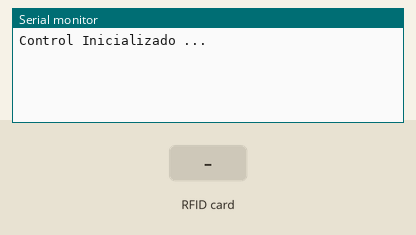
A sketch run on a simulated Arduino Uno, built with avr-gcc and run on an emulated ATmega328P. Parts: the last lines printed to the serial monitor. The inputs (shaded band) are chosen by the test bench.

Above: at 1.2 s.
1.3 s: RFID card A9 55 EC A2 held to the reader
At 2.5 s:
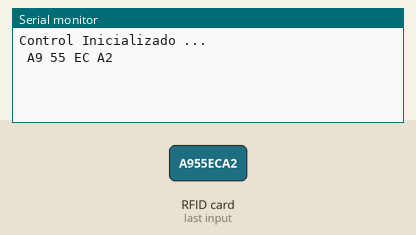
2.8 s: RFID card A2 92 6F 1C held to the reader
At 4.0 s:
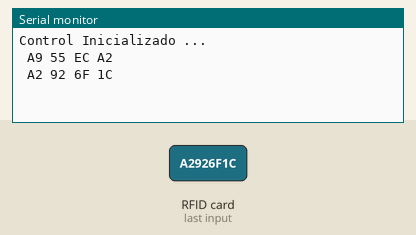
4.3 s: RFID card 5E 7A 19 C4 held to the reader
At 5.5 s:
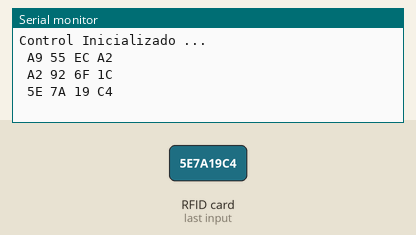

The sketch:

ControlAcceso_V01.ino
```cpp
#include <SPI.h>
#include <MFRC522.h>

#define RST_PIN  9       //Pin 9 para el reset del RC522
#define SS_PIN_ENB  10   //Pin 10 para el SS (SDA) del RC522

MFRC522 MyLectorRF(SS_PIN_ENB, RST_PIN); //Creamos el objeto para el RC522
const byte nOne = "A9 55 EC A2";

void setup() {
  Serial.begin(9600); //Iniciamos la comunicación  serial
  SPI.begin();        //Iniciamos el Bus SPI
  MyLectorRF.PCD_Init(); // Iniciamos  el MyLectorRF
  Serial.println("Control Inicializado ...");
}

void loop()
{
  // Verificamos si se ha detectado alguna tarjeta
  if ( MyLectorRF.PICC_IsNewCardPresent())
  {
      // Determinamos el codigo de la tarjeta
            if ( MyLectorRF.PICC_ReadCardSerial())
            {
                  // Recuperamos en ID de la Tarjeta
                  //Serial.print("Card UID:");
                  for (byte i = 0; i < MyLectorRF.uid.size; i++)
                  {
                          if(MyLectorRF.uid.uidByte[i] == MyLectorRF.uid.uidByte[nOne]) {
                            Serial.print(MyLectorRF.uid.uidByte[i] < 0x10 ? " 0" : " ");
                            Serial.print(MyLectorRF.uid.uidByte[i], HEX );
                          } else if (MyLectorRF.uid.uidByte[i] == "A2 92 6F 1C"){
                            Serial.print(MyLectorRF.uid.uidByte[i] < 0x10 ? " 0" : " ");
                            Serial.print(MyLectorRF.uid.uidByte[i], HEX);
                          }
                          Serial.print(MyLectorRF.uid.uidByte[i] < 0x10 ? " 0" : " ");
                          Serial.print(MyLectorRF.uid.uidByte[i], HEX);
                  }
                  Serial.println();
                  // Terminamos la lectura de la tarjeta  actual
                  MyLectorRF.PICC_HaltA();
            }
  }
}
```

Measured:
- after the input at 1.3 s, the serial monitor: prints a new line at once (image 1)
- after the input at 2.8 s, the serial monitor: prints a new line at once (image 2)
- after the input at 4.3 s, the serial monitor: prints a new line at once (image 3)
